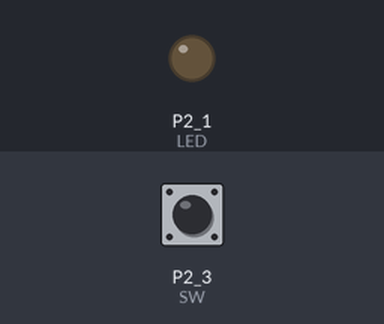
This sketch was run on a simulated TI MSP430 LaunchPad. Parts: output pins drawn as LEDs (lit = HIGH). Inputs (shaded band) come from the test bench; at power-on: P2_3 (SW) HIGH.

Above: at 1.2 s.
1.3 s: P2_3 (SW) pulled LOW for 0.15 s
At 1.37 s:
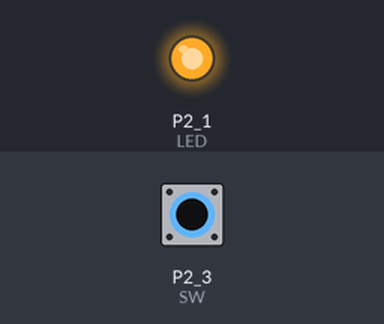
2.9 s: P2_3 (SW) pulled LOW for 3.2 s
At 7.1 s:
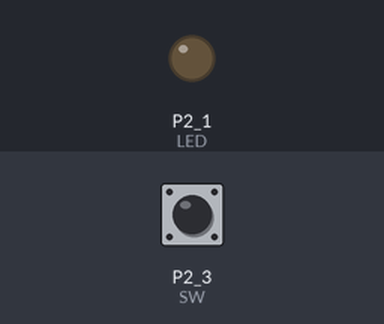
Timing chart, 0 to 8.6 s (numbered marks = the images above; inputs shaded):
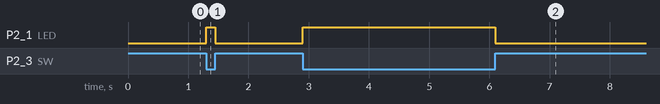

Measured:
- after the input at 1.3 s, P2_1 (LED): LOW → HIGH at once, → LOW 0.15 s later
- after the input at 2.9 s, P2_1 (LED): LOW → HIGH at once, → LOW 3.2 s later

The sketch:

SW_LED.ino
```cpp
#define LED P2_1
#define SW  P2_3

unsigned char Status;

void setup() {
  // put your setup code here, to run once:
  pinMode (LED, OUTPUT);
  pinMode(SW, INPUT);

}

void loop() {
  // put your main code here, to run repeatedly:
  Status = digitalRead(SW);
  if (Status == 0)
  {
    digitalWrite(LED, HIGH);
  }
  else
  {
    digitalWrite(LED, LOW);
  }


}
```
